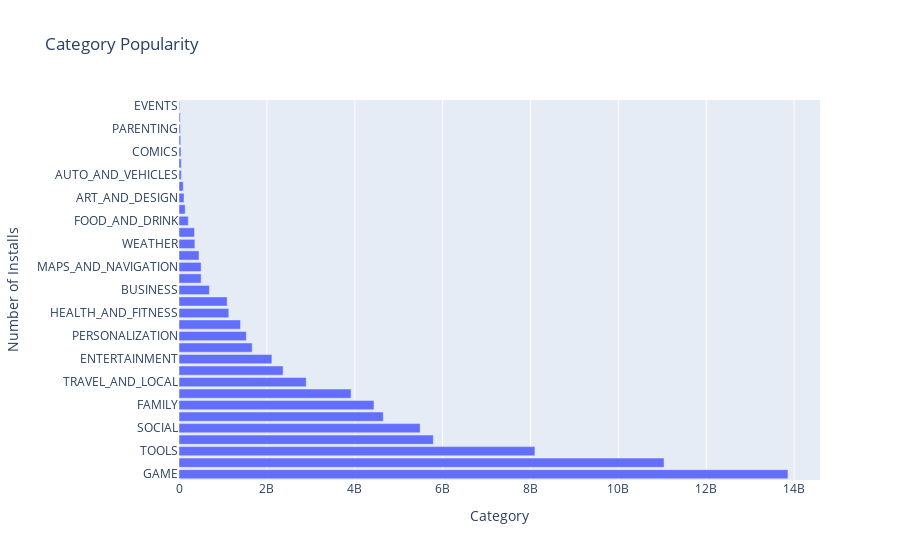

Notebook code for this chart:
### Code cell
h_bar = px.bar(x=category_installs.Installs, y=category_installs.index, orientation='h', title='Category Popularity')
h_bar.update_layout(yaxis_title='Number of Installs', xaxis_title='Category')
h_bar.show()

### Figure 1 — Plotly figure (JSON) as saved in the notebook; plotly's stock layout.template omitted (floating-point values rounded to 4 significant figures)
{"data": [{"alignmentgroup": "True", "hovertemplate": "x=%{x}<br>y=%{y}<extra></extra>", "legendgroup": "", "marker": {"color": "#636efa"}, "name": "", "offsetgroup": "", "orientation": "h", "showlegend": false, "textposition": "auto", "type": "bar", "x": [13858762717, 11039241530, 8099724500, 5788070180, 5487841475, 4649143130, 4437554490, 3916897200, 2894859300, 2369110650, 2113660000, 1665791655, 1532352930, 1400331540, 1134006220, 1096431465, 692018120, 503611120, 503267560, 455249400, 361096500, 352852000, 211677750, 140912410, 114233100, 97082000, 53129800, 52083000, 44931100, 39162676, 31116110, 26916200, 15949410], "xaxis": "x", "y": ["GAME", "COMMUNICATION", "TOOLS", "PRODUCTIVITY", "SOCIAL", "PHOTOGRAPHY", "FAMILY", "VIDEO_PLAYERS", "TRAVEL_AND_LOCAL", "NEWS_AND_MAGAZINES", "ENTERTAINMENT", "BOOKS_AND_REFERENCE", "PERSONALIZATION", "SHOPPING", "HEALTH_AND_FITNESS", "SPORTS", "BUSINESS", "LIFESTYLE", "MAPS_AND_NAVIGATION", "FINANCE", "WEATHER", "EDUCATION", "FOOD_AND_DRINK", "DATING", "ART_AND_DESIGN", "HOUSE_AND_HOME", "AUTO_AND_VEHICLES", "LIBRARIES_AND_DEMO", "COMICS", "MEDICAL", "PARENTING", "BEAUTY", "EVENTS"], "yaxis": "y"}], "layout": {"barmode": "relative", "legend": {"tracegroupgap": 0}, "title": {"text": "Category Popularity"}, "xaxis": {"anchor": "y", "domain": [0, 1], "title": {"text": "Category"}}, "yaxis": {"anchor": "x", "domain": [0, 1], "title": {"text": "Number of Installs"}}}}
